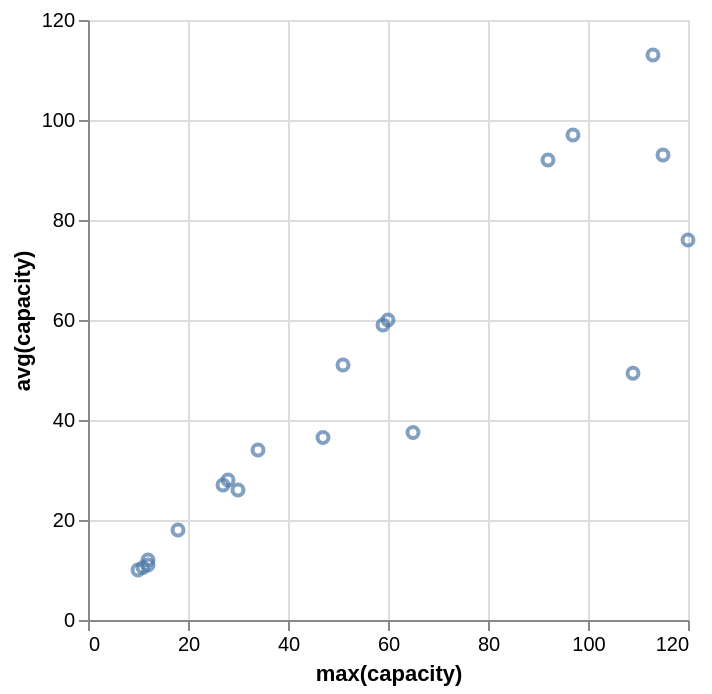

This figure's Vega-Lite source:
### Vega-Lite specification from a JSON file in a GitHub repository (floating-point values rounded to 4 significant figures)
{"data": {"values": [{"x_data": 47, "y_data": 36.5}, {"x_data": 12, "y_data": 12}, {"x_data": 11, "y_data": 10.5}, {"x_data": 18, "y_data": 18}, {"x_data": 27, "y_data": 27}, {"x_data": 59, "y_data": 59}, {"x_data": 65, "y_data": 37.5}, {"x_data": 34, "y_data": 34}, {"x_data": 51, "y_data": 51}, {"x_data": 10, "y_data": 10}, {"x_data": 30, "y_data": 26}, {"x_data": 92, "y_data": 92}, {"x_data": 97, "y_data": 97}, {"x_data": 28, "y_data": 28}, {"x_data": 12, "y_data": 11}, {"x_data": 60, "y_data": 60}, {"x_data": 109, "y_data": 49.33}, {"x_data": 113, "y_data": 113}, {"x_data": 115, "y_data": 93}, {"x_data": 120, "y_data": 76}]}, "mark": "point", "encoding": {"x": {"field": "x_data", "type": "quantitative", "title": "max(capacity)"}, "y": {"field": "y_data", "type": "quantitative", "title": "avg(capacity)"}}}
